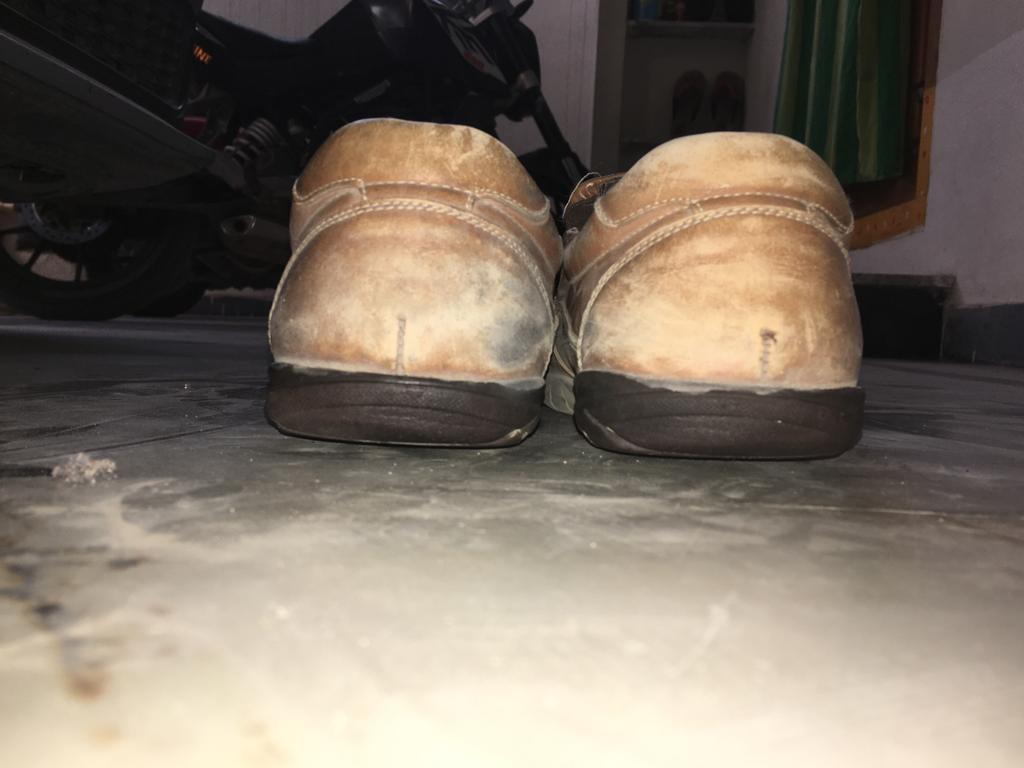
#> input picture pics/pics2/WhatsApp Image 2022-01-31 at 10.19.27 AM.jpeg, 1024 x 768 px, found by its file name
$ python trail0.py
#> lines starting #> are read from the running program, lines starting #| are printed output that depends on the picture; after the words box and inside, x2 and y2 are one past the last pixel; in counts of white or black regions, pixels touching at a corner belong together
#trail0.py
import cv2
import numpy as np
import matplotlib.pyplot as plt

img = cv2.imread('pics\pics2\WhatsApp Image 2022-01-31 at 10.19.27 AM.jpeg', 0)
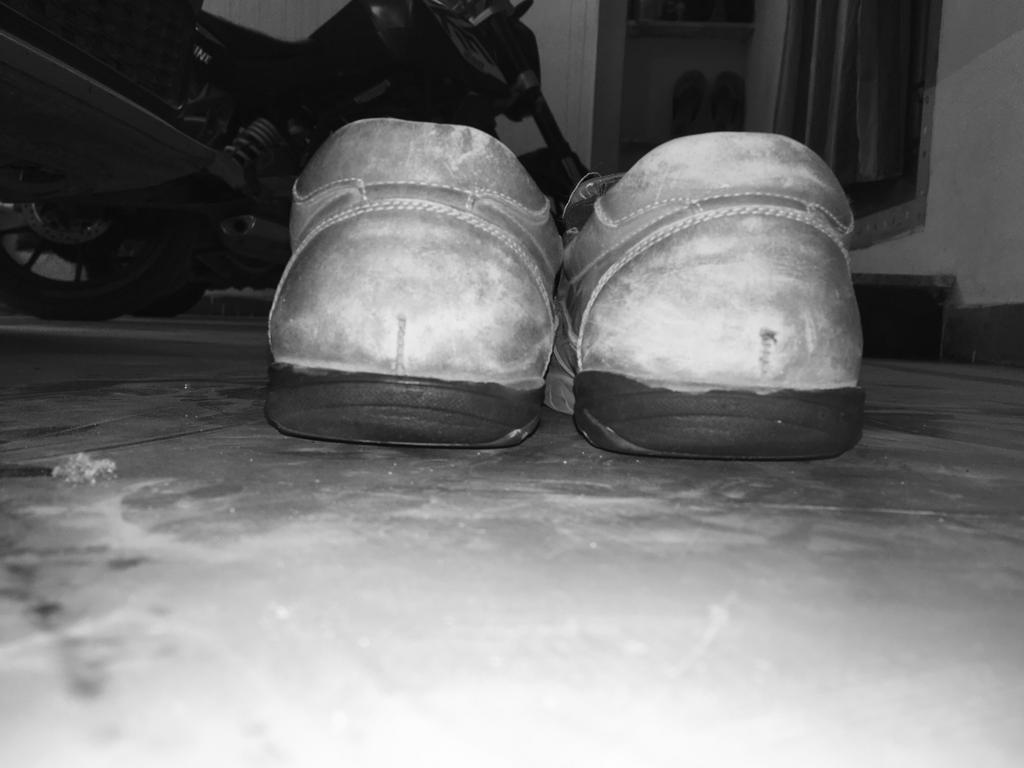
#> img: shape (768, 1024); min 0, max 253, mean 116.6

def simple_edge_detection(image):
    edges_detected = cv2.Canny(image, 100, 200)
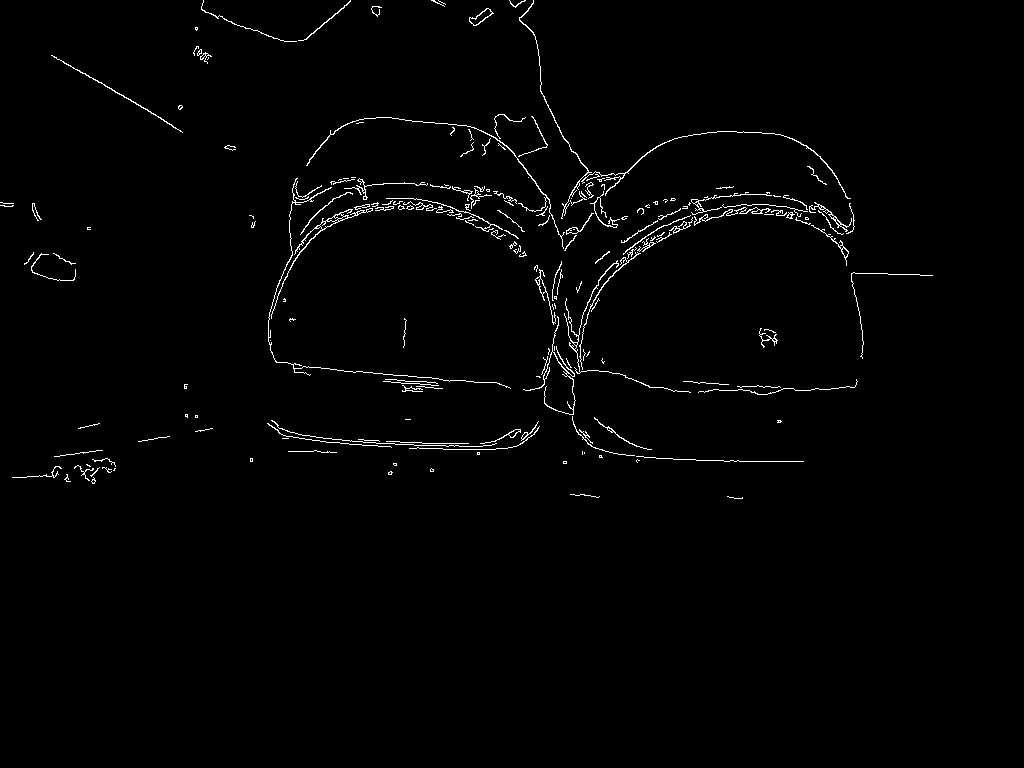
#> edges_detected: shape (768, 1024); 1.3% white in thin lines or dots, all inside (x1, y1, x2, y2) = (0, 0, 933, 499)
    images = [image, edges_detected]
    return images

images = simple_edge_detection(img)
#> images = 2 items

location = [121, 122]
for loc, edge_image in zip(location, images):
    plt.subplot(loc)
    plt.imshow(edge_image, cmap='gray')
#> this loop made 2 passes
#> loc on passes 1 to 2: 121, 122

cv2.imwrite('edge_detected.png', images[1])
#> (the run stopped early here; a loop or call above may not have finished)

$ run again, with pics/pics2/WhatsApp Image 2022-01-31 at 10.19.14 AM.jpeg copied over pics/pics2/WhatsApp Image 2022-01-31 at 10.19.27 AM.jpeg
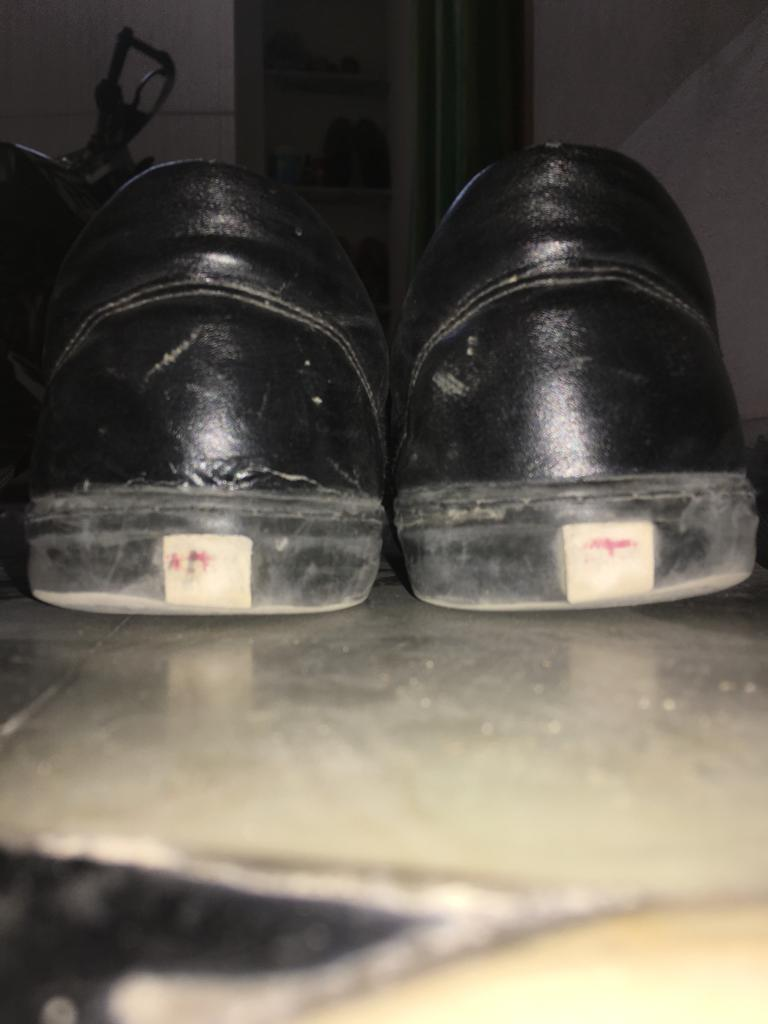
#> input picture pics/pics2/WhatsApp Image 2022-01-31 at 10.19.14 AM.jpeg, 768 x 1024 px, found by its file name
#> `img = cv2.imread('pics\pics2\WhatsApp Image 2022-01-31 at 10.19.27 AM...`:
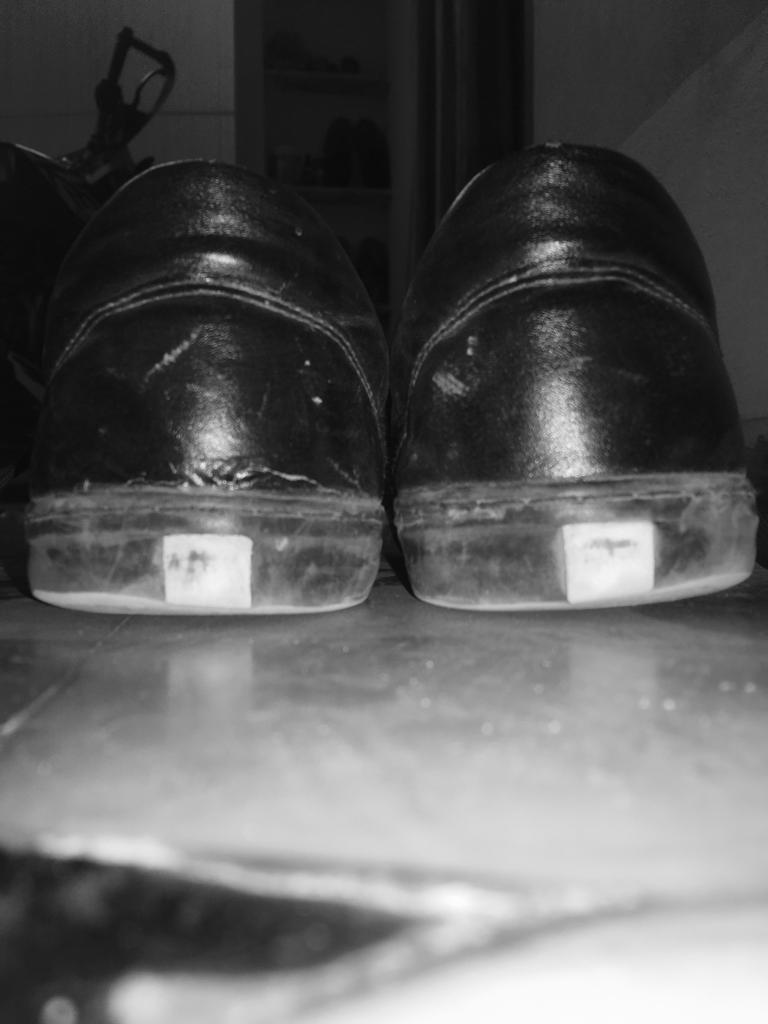
#> img: shape (1024, 768); min 7, max 253, mean 95.6
#> in simple_edge_detection, `edges_detected = cv2.Canny(image, 100, 200)`:
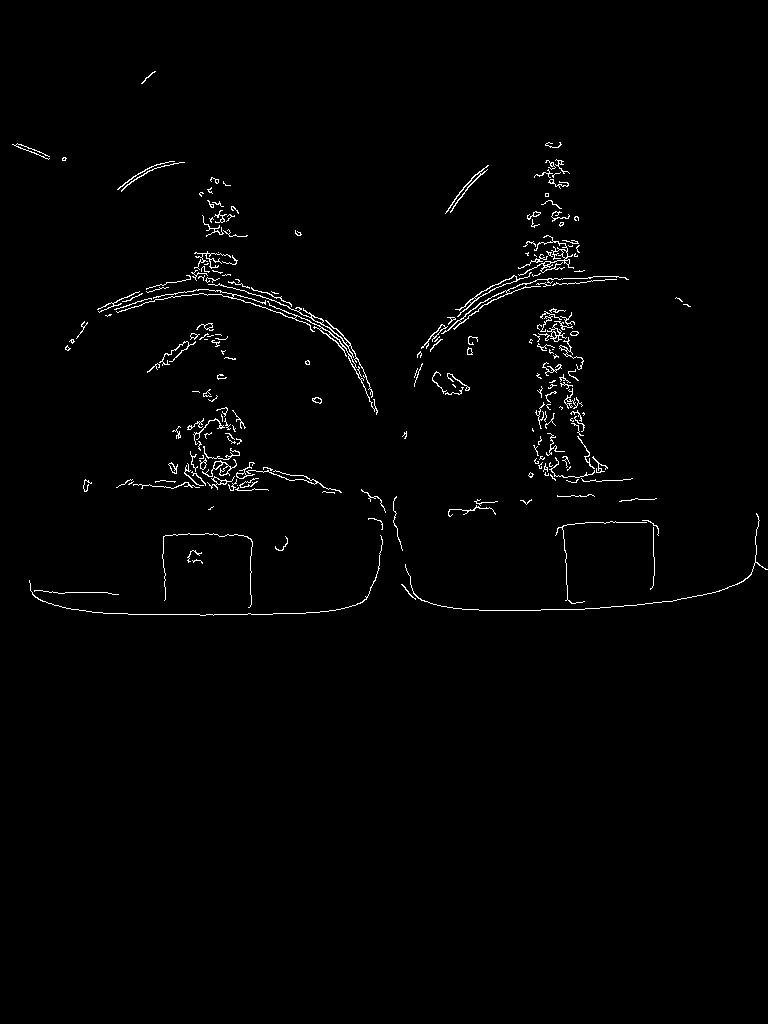
#> edges_detected: shape (1024, 768); 1.3% white in thin lines or dots, all inside (x1, y1, x2, y2) = (12, 71, 768, 616)
#> images = 2 items
#> the loop `for loc, edge_image in zip(location, images):` made 2 passes
#> loc on passes 1 to 2: 121, 122

$ run again, with pics/pics2/WhatsApp Image 2022-01-31 at 10.19.15 AM.jpeg copied over pics/pics2/WhatsApp Image 2022-01-31 at 10.19.27 AM.jpeg
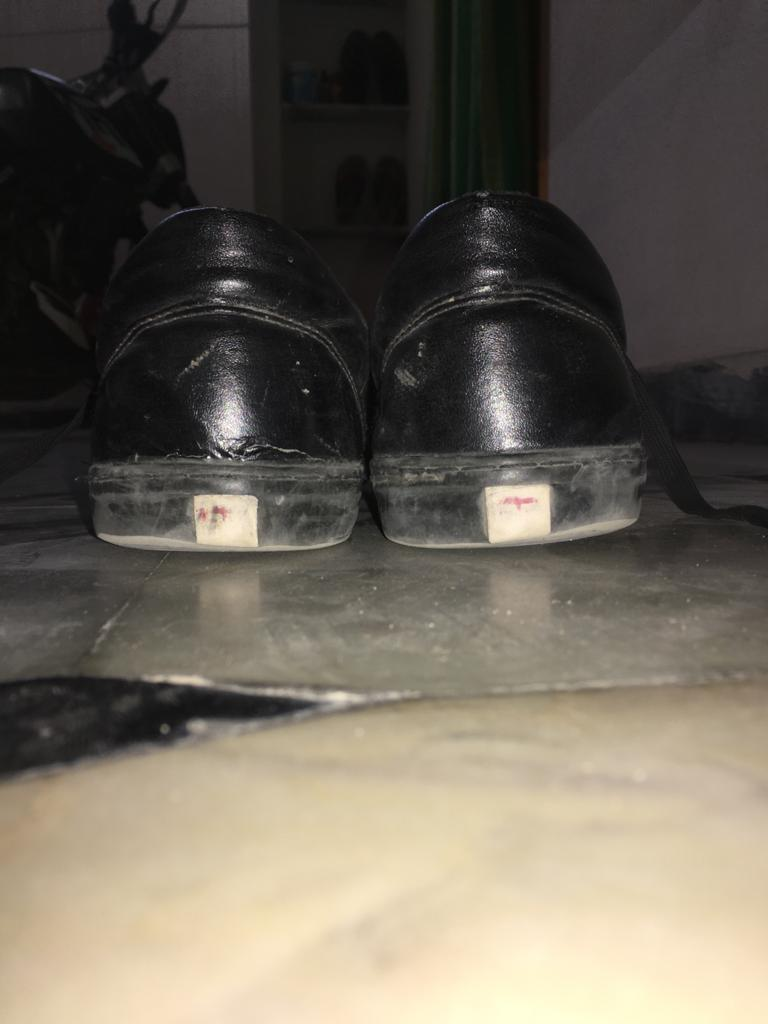
#> input picture pics/pics2/WhatsApp Image 2022-01-31 at 10.19.15 AM.jpeg, 768 x 1024 px, found by its file name
#> `img = cv2.imread('pics\pics2\WhatsApp Image 2022-01-31 at 10.19.27 AM...`:
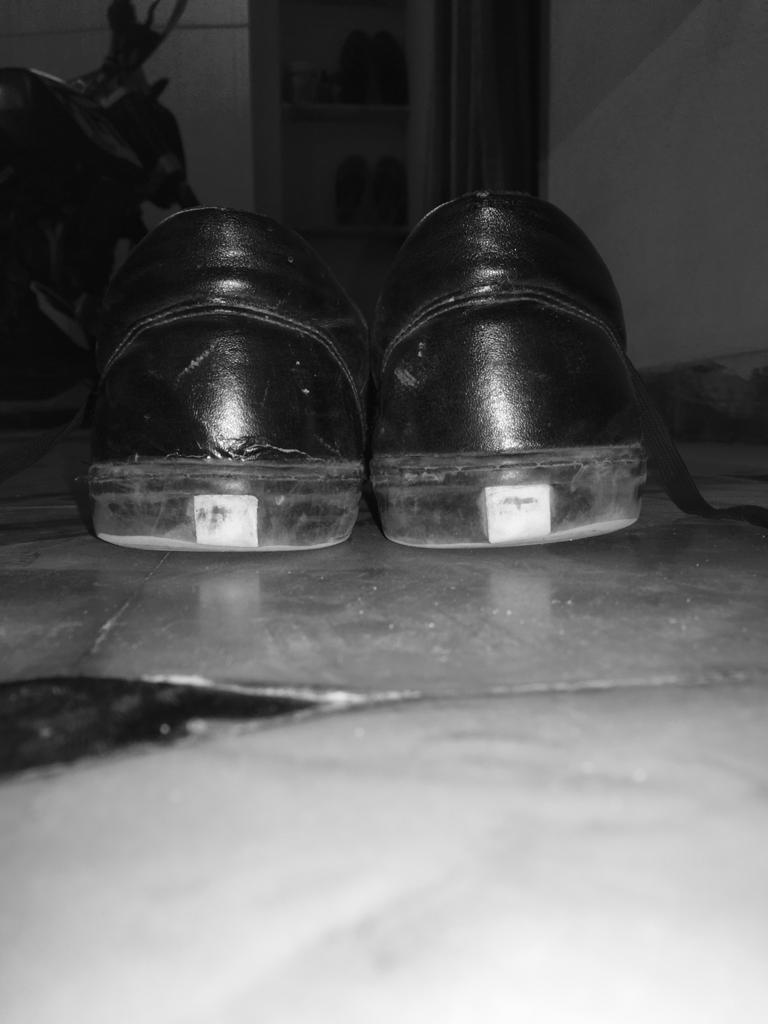
#> img: shape (1024, 768); min 0, max 255, mean 100.7
#> in simple_edge_detection, `edges_detected = cv2.Canny(image, 100, 200)`:
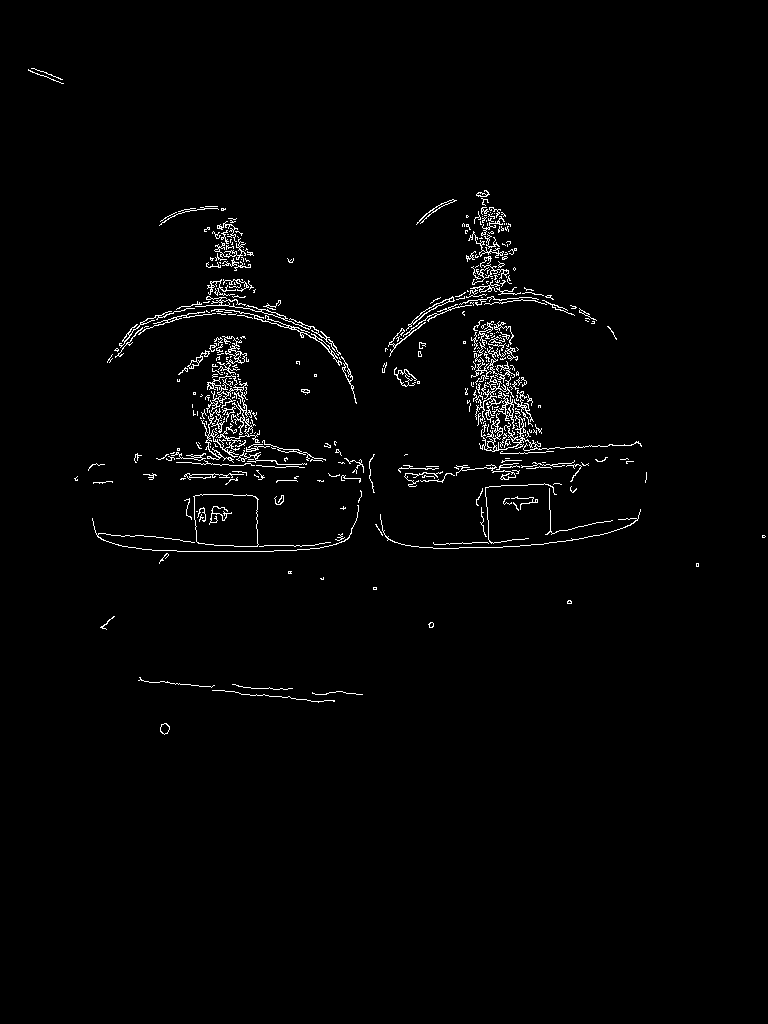
#> edges_detected: shape (1024, 768); 1.7% white in thin lines or dots, all inside (x1, y1, x2, y2) = (28, 68, 766, 735)
#> images = 2 items
#> the loop `for loc, edge_image in zip(location, images):` made 2 passes
#> loc on passes 1 to 2: 121, 122

$ run again, with pics/pics2/WhatsApp Image 2022-01-31 at 10.19.17 AM.jpeg copied over pics/pics2/WhatsApp Image 2022-01-31 at 10.19.27 AM.jpeg
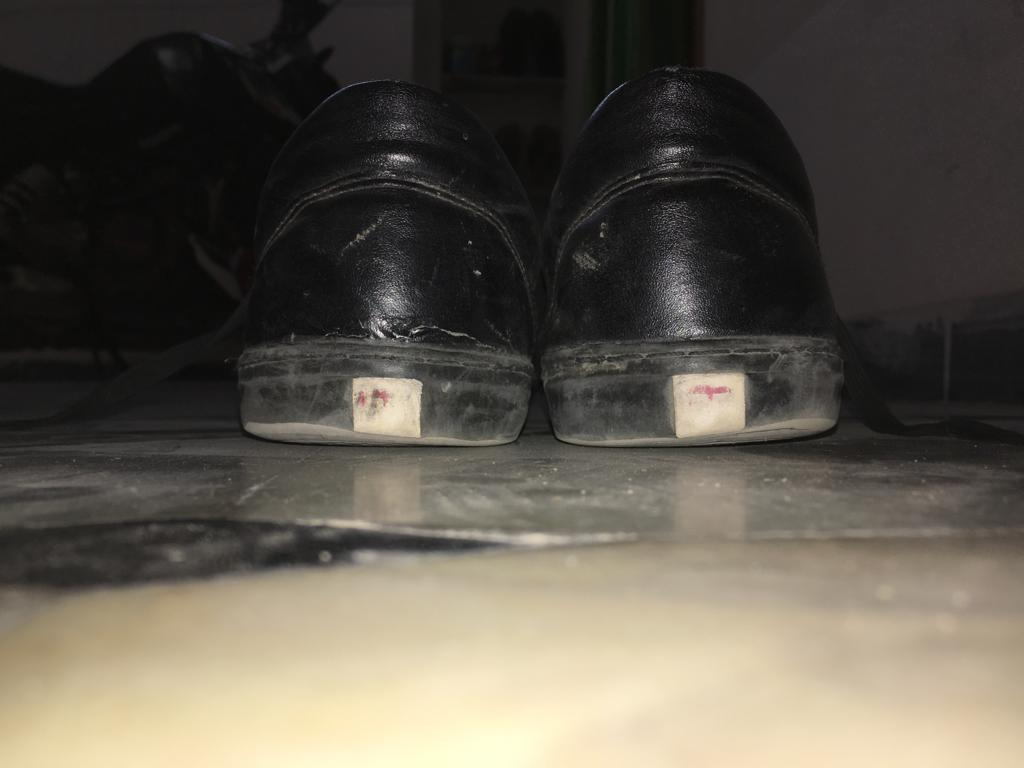
#> input picture pics/pics2/WhatsApp Image 2022-01-31 at 10.19.17 AM.jpeg, 1024 x 768 px, found by its file name
#> `img = cv2.imread('pics\pics2\WhatsApp Image 2022-01-31 at 10.19.27 AM...`:
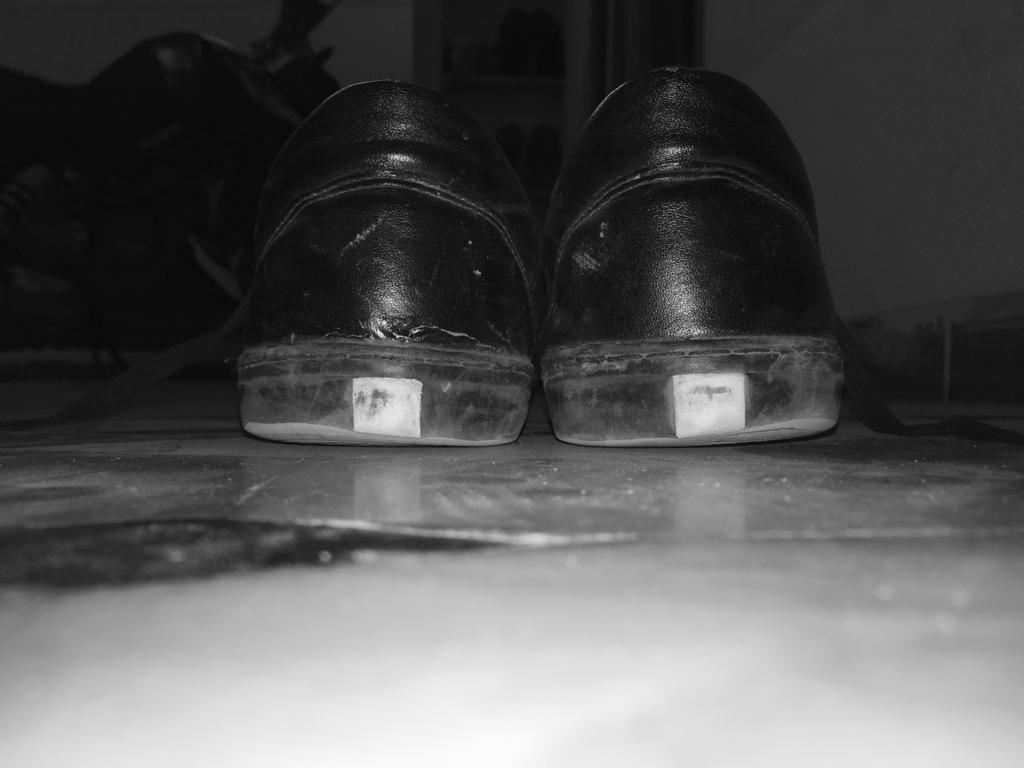
#> img: shape (768, 1024); min 0, max 255, mean 88
#> in simple_edge_detection, `edges_detected = cv2.Canny(image, 100, 200)`:
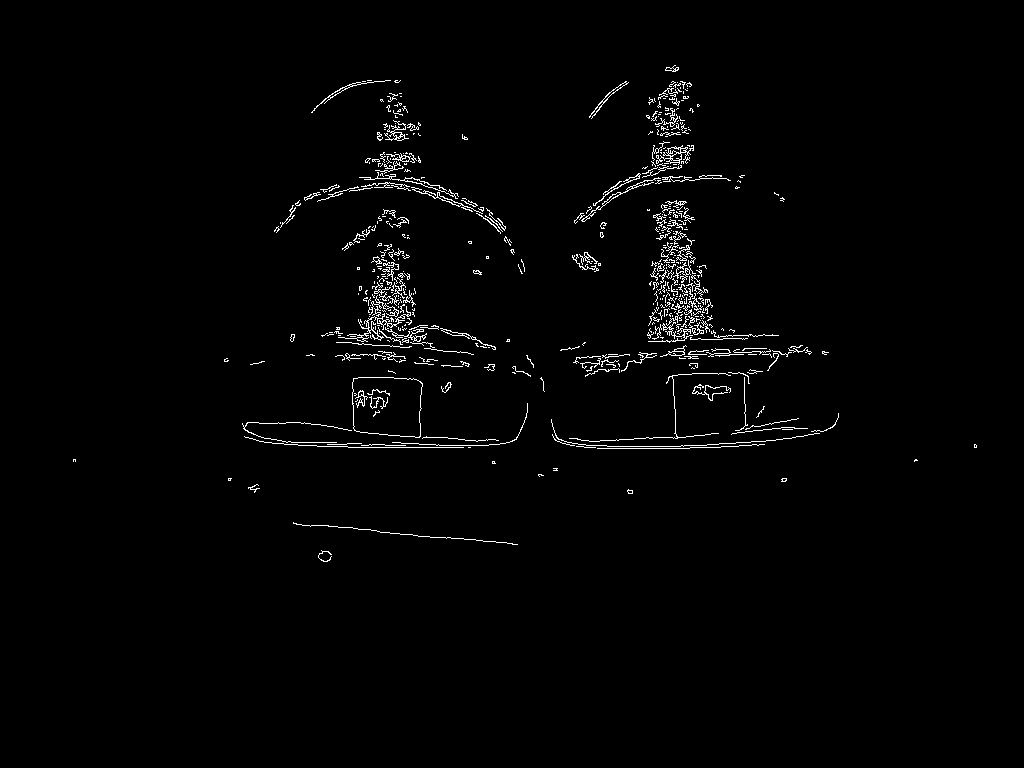
#> edges_detected: shape (768, 1024); 1.5% white in thin lines or dots, all inside (x1, y1, x2, y2) = (73, 65, 977, 562)
#> images = 2 items
#> the loop `for loc, edge_image in zip(location, images):` made 2 passes
#> loc on passes 1 to 2: 121, 122
